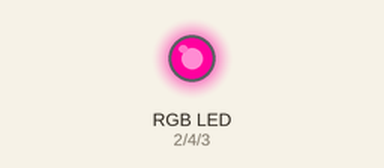
The sketch below on a simulated Arduino Uno, built with avr-gcc and run on an emulated ATmega328P. On the bench: an RGB LED mixed from three pins (HIGH = lit). Random numbers use the default seed unless the sketch sets one.

Above: at 0.1 s.
At 4.9 s:
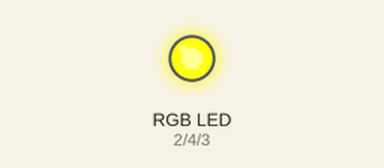
At 10.11 s:
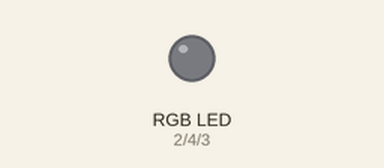
At 19.93 s:
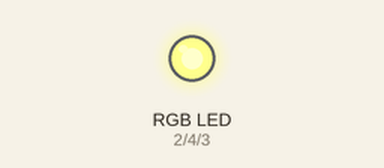
At 29.94 s:
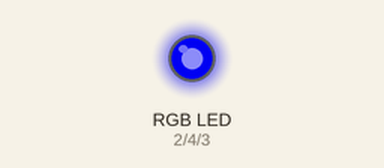
At 39.76 s:
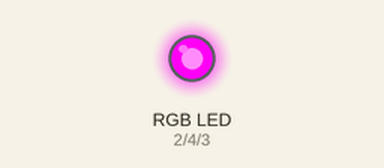
Timing chart, 0 to 40.0 s (numbered marks = the images above):
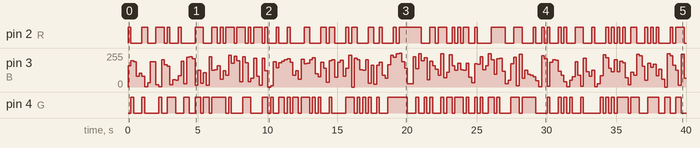

The sketch:

rgb.ino
```cpp
#define R 2
#define G 4
#define B 3

void setup(){
  	pinMode(R, OUTPUT);	//Configuração dos pinos como saída
  	pinMode(G, OUTPUT);
  	pinMode(B, OUTPUT);
}

void loop(){
	analogWrite(R, random(255)); //Ligando as portas PWM com valor aleatório de duty cicle
	analogWrite(G, random(255));
	analogWrite(B, random(255));
	delay(200); //Espera 200ms até atualizar o LED com novos valores aleatórios
}
```

Measured:
- by itself, pin 2 (R): LOW → HIGH at 0.00 s, → LOW 0.20 s later, → HIGH 0.80 s later, → LOW 0.40 s later, … (98 changes in this stretch)
- by itself, pin 4 (G): LOW → HIGH at 0.20 s, → LOW 0.20 s later, → HIGH 0.60 s later, → LOW 0.20 s later, … (102 changes in this stretch)
- by itself, pin 3 (B): 0/255 → 158/255 at 0.00 s, → 197/255 0.20 s later, → 188/255 0.20 s later, → 80/255 0.20 s later, … (200 changes in this stretch)
